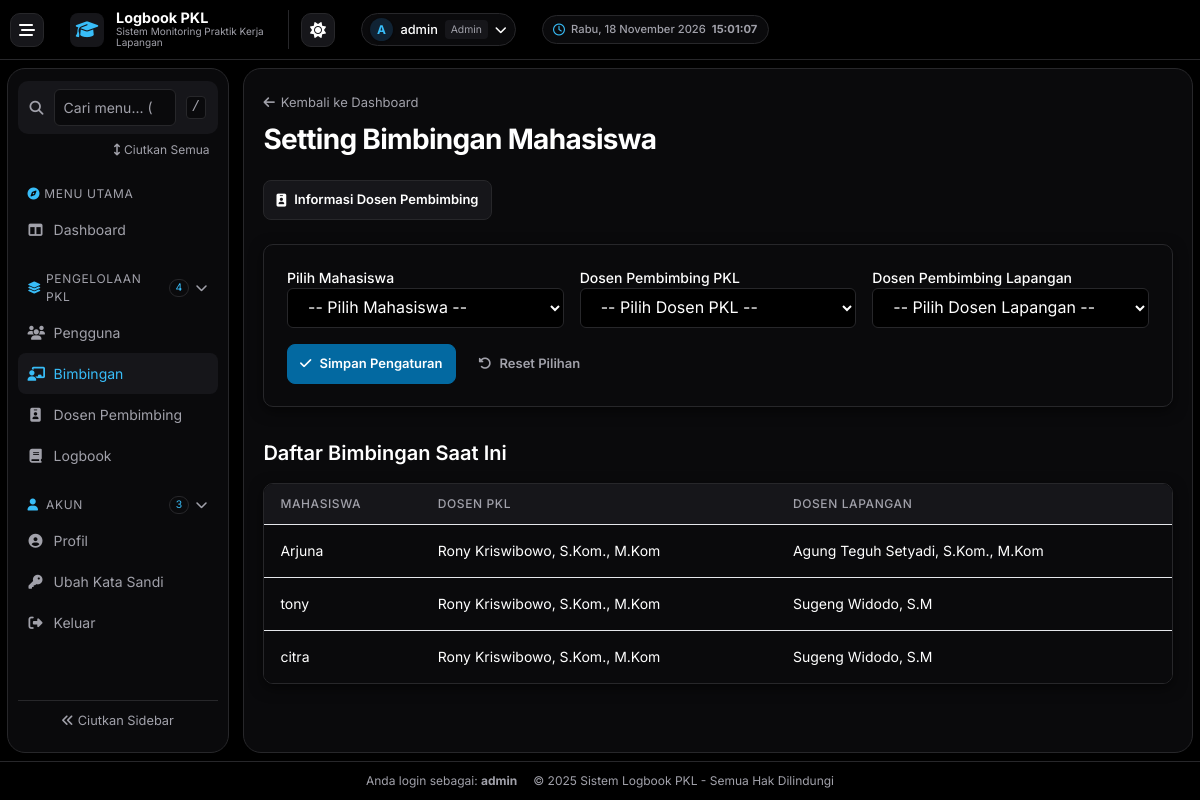
The app's page /admin/bimbingan.php (signed in), older data.
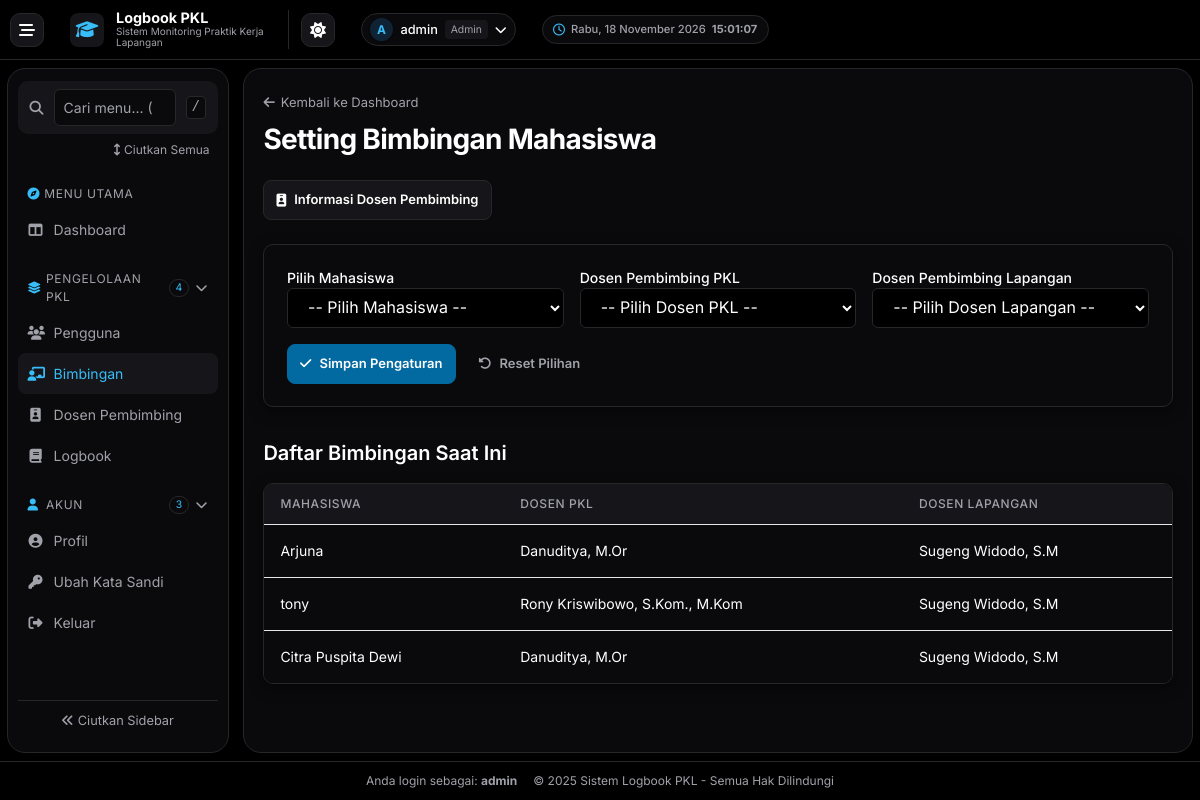
The same page, newer data.
### tables this page shows
CREATE TABLE `bimbingan` (
  `id` int(11) NOT NULL,
  `id_mahasiswa` int(11) NOT NULL,
  `id_dospem_pkl` int(11) DEFAULT NULL,
  `id_dospem_lapangan` int(11) DEFAULT NULL
);

CREATE TABLE `users` (
  `id` int(11) NOT NULL,
  `nama` varchar(100) DEFAULT NULL,
  `username` varchar(50) DEFAULT NULL,
  `password` varchar(255) DEFAULT NULL,
  `role` enum('admin','mahasiswa','dosen_pkl','dosen_lapangan') NOT NULL,
  `created_at` timestamp NOT NULL DEFAULT current_timestamp(),
  `remember_token` varchar(64) DEFAULT NULL,
  `prodi` varchar(100) DEFAULT NULL,
  `email_verified` tinyint(1) DEFAULT 0,
  `phone` varchar(15) DEFAULT NULL,
  `profile_image` varchar(255) DEFAULT NULL
);

### admin/bimbingan.php (the view, shortened to what this page needs)
<?php
include '../config/db.php';
$bimbingan_list = $conn->query("
    SELECT b.id_mahasiswa, u.nama AS mahasiswa, pkl.nama AS dospem_pkl, lapangan.nama AS dospem_lapangan
    FROM bimbingan b
    JOIN users u ON b.id_mahasiswa = u.id
    LEFT JOIN users pkl ON b.id_dospem_pkl = pkl.id
    LEFT JOIN users lapangan ON b.id_dospem_lapangan = lapangan.id
");
include '../includes/header.php';
?>
<div class="dashboard-page">
    <div class="admin-list-header">
        <div>
            <a href="dashboard.php" class="admin-list-back">
                <i class="fas fa-arrow-left" aria-hidden="true"></i> Kembali ke Dashboard
            </a>
            <h2 class="dashboard-title">Setting Bimbingan Mahasiswa</h2>
        </div>
    </div>
    <div class="mb-6 flex justify-between items-center">
        <a href="dosen_pembimbing.php" class="admin-button">
            <i class="fas fa-id-badge" aria-hidden="true"></i> Informasi Dosen Pembimbing
        </a>
    </div>
    <div class="dashboard-panel dashboard-section mb-8">
        <form method="post" class="dashboard-form-grid dashboard-form-assignments">
            <div>
                <label class="block text-sm font-medium text-gray-700">Pilih Mahasiswa</label>
                <select name="mahasiswa" required class="w-full px-4 py-2 border border-gray-300 rounded-md">
                    <option value="">-- Pilih Mahasiswa --</option>
                </select>
            </div>
            <div>
                <label class="block text-sm font-medium text-gray-700">Dosen Pembimbing PKL</label>
                <select name="dospem_pkl" required class="w-full px-4 py-2 border border-gray-300 rounded-md">
                    <option value="">-- Pilih Dosen PKL --</option>
                </select>
            </div>
            <div>
                <label class="block text-sm font-medium text-gray-700">Dosen Pembimbing Lapangan</label>
                <select name="dospem_lapangan" required class="w-full px-4 py-2 border border-gray-300 rounded-md">
                    <option value="">-- Pilih Dosen Lapangan --</option>
                </select>
            </div>
            <div class="dashboard-page-toolbar dashboard-form-actions">
                <button type="submit" class="admin-button admin-button-primary">
                    <i class="fas fa-check" aria-hidden="true"></i> Simpan Pengaturan
                </button>
                <button type="reset" class="admin-button admin-button-quiet">
                    <i class="fas fa-rotate-left" aria-hidden="true"></i> Reset Pilihan
                </button>
            </div>
        </form>
    </div>
    <h3 class="text-xl font-semibold text-gray-800 mb-4">Daftar Bimbingan Saat Ini</h3>
    <div class="dashboard-panel dashboard-table-scroll" tabindex="0" role="region" aria-label="Tabel Pengaturan Bimbingan Mahasiswa">
        <table class="min-w-full divide-y divide-gray-200">
            <thead class="bg-gray-50">
                <tr>
                    <th class="px-6 py-3 text-left text-xs font-medium text-gray-500 uppercase tracking-wider">Mahasiswa</th>
                    <th class="px-6 py-3 text-left text-xs font-medium text-gray-500 uppercase tracking-wider">Dosen PKL</th>
                    <th class="px-6 py-3 text-left text-xs font-medium text-gray-500 uppercase tracking-wider">Dosen Lapangan</th>
                </tr>
            </thead>
            <tbody class="bg-white divide-y divide-gray-200">
                <?php while ($row = $bimbingan_list->fetch_assoc()): ?>
                    <tr>
                        <td class="px-6 py-4 whitespace-nowrap text-sm text-gray-900"><?= htmlspecialchars($row['mahasiswa']) ?></td>
                        <td class="px-6 py-4 whitespace-nowrap text-sm text-gray-700"><?= htmlspecialchars($row['dospem_pkl']) ?: '–' ?></td>
                        <td class="px-6 py-4 whitespace-nowrap text-sm text-gray-700"><?= htmlspecialchars($row['dospem_lapangan']) ?: '–' ?></td>
                    </tr>
                <?php endwhile; ?>
            </tbody>
        </table>
    </div>
</div>
<?php include '../includes/footer.php'; ?>

### includes/header.php (shortened to what this page needs)
<?php
$base_path = '';
if (strpos($_SERVER['PHP_SELF'], 'admin/') !== false) {
    $base_path = '../';
} elseif (strpos($_SERVER['PHP_SELF'], 'mahasiswa/') !== false ||
          strpos($_SERVER['PHP_SELF'], 'dosen_pkl/') !== false ||
          strpos($_SERVER['PHP_SELF'], 'dosen_lapangan/') !== false) {
    $base_path = '../';
}
$role_dashboard = [
    'admin' => $base_path . 'admin/dashboard.php',
    'mahasiswa' => $base_path . 'mahasiswa/dashboard.php',
    'dosen_pkl' => $base_path . 'dosen_pkl/dashboard.php',
    'dosen_lapangan' => $base_path . 'dosen_lapangan/dashboard.php'
];
$current_role = $_SESSION['user']['role'];
$dashboard_url = $role_dashboard[$current_role] ?? '../index.php';
?>
<!DOCTYPE html>
<html lang="id">
<head>
    <script src="https://cdn.tailwindcss.com"></script>
    <link rel="stylesheet" href="https://cdnjs.cloudflare.com/ajax/libs/font-awesome/6.5.0/css/all.min.css">
    <link rel="stylesheet" href="<?= $base_path ?>assets/css/dashboard.css">
</head>
<body class="min-h-screen pkl-dashboard">
<nav class="sticky top-0 z-50" aria-label="Bilah atas">
    <div>
        <div class="flex justify-between items-center h-16">
            <div class="flex items-center space-x-4">
                <button type="button" id="dashboardSidebarToggle" class="dashboard-sidebar-toggle"
                        aria-label="Menu navigasi" aria-controls="dashboardSidebar" aria-expanded="false">
                    <i class="fas fa-bars-staggered" aria-hidden="true"></i>
                </button>
                <a href="<?= $dashboard_url ?>" class="flex items-center space-x-3">
                    <div class="w-10 h-10 bg-white rounded-lg flex items-center justify-center shadow">
                        <i class="fas fa-graduation-cap text-blue-600 text-lg" aria-hidden="true"></i>
                    </div>
                    <div class="hidden md:block">
                        <h1 class="text-lg font-bold text-white">Logbook PKL</h1>
                        <p class="text-xs text-blue-100">Sistem Monitoring Praktik Kerja Lapangan</p>
                    </div>
                </a>
            </div>
            <div class="flex items-center space-x-4">
                <button type="button" id="dashboardThemeToggle" class="dashboard-sidebar-toggle dashboard-theme-toggle"
                        aria-label="Mode gelap" aria-pressed="true" title="Ganti ke tema terang">
                    <i class="fas fa-sun" aria-hidden="true"></i>
                </button>
                <div class="hidden md:block text-right">
                    <i class="far fa-clock dashboard-clock-icon" aria-hidden="true"></i>
                    <div id="tanggal" class="text-sm font-medium text-blue-100"></div>
                    <div id="jam" class="text-xs text-white/90 time"></div>
                </div>
                <div class="relative">
                    <button id="userMenuButton" class="flex items-center space-x-3 focus:outline-none focus:ring-2 focus:ring-white/30 rounded-lg p-1">
                        <div class="w-10 h-10 rounded-full border-2 border-white overflow-hidden bg-gradient-to-r from-blue-400 to-purple-400 flex items-center justify-center shadow">
                            <?php if (isset($_SESSION['user']['profile_image']) && !empty($_SESSION['user']['profile_image'])): ?>
                                <img src="<?= $base_path ?>assets/uploads/profiles/<?= htmlspecialchars($_SESSION['user']['profile_image']) ?>"
                                     alt="Profile"
                                     class="w-full h-full object-cover">
                            <?php else: ?>
                                <span class="text-white font-bold text-lg">
                                    <?= strtoupper(substr($_SESSION['user']['nama'], 0, 1)) ?>
                                </span>
                            <?php endif; ?>
                        </div>
                        <div class="dashboard-account-label hidden md:block text-left">
                            <div class="text-sm font-medium text-white"><?= htmlspecialchars($_SESSION['user']['nama']) ?></div>
                            <div class="text-xs text-blue-100 capitalize"><?= $current_role ?></div>
                        </div>
                        <i class="fas fa-chevron-down text-white text-xs hidden md:block"></i>
                    </button>
                </div>
            </div>
        </div>
    </div>
</nav>
<div class="dashboard-layout" id="dashboardLayout">
<?php require __DIR__ . '/dashboard-sidebar.php'; ?>
<main id="dashboardMain">

### includes/dashboard-sidebar.php (shortened to what this page needs)
<?php
$current_page = basename($_SERVER['PHP_SELF']);
$active_menu_page = match ($current_page) {
    'edit_user.php', 'tambah_user.php' => 'users.php',
    'edit_logbook.php' => 'riwayat.php',
    default => $current_page,
};
$dashboard_groups = [
    'Utama' => [[$dashboard_url, 'Dashboard', 'fa-table-columns']],
];
switch ($current_role) {
    case 'admin':
        $dashboard_groups['Pengelolaan PKL'] = [
            [$base_path . 'admin/users.php', 'Pengguna', 'fa-users'],
            [$base_path . 'admin/bimbingan.php', 'Bimbingan', 'fa-chalkboard-user'],
            [$base_path . 'admin/dosen_pembimbing.php', 'Dosen Pembimbing', 'fa-id-badge'],
            [$base_path . 'admin/logbooks.php', 'Logbook', 'fa-book'],
        ];
        break;
}
$dashboard_groups['Akun'] = [
    [$base_path . 'profile.php', 'Profil', 'fa-user-circle'],
    [$base_path . 'change_password.php', 'Ubah Kata Sandi', 'fa-key'],
    [$base_path . 'logout.php', 'Keluar', 'fa-right-from-bracket'],
];
?>
<aside class="dashboard-sidebar" id="dashboardSidebar" aria-label="Menu Logbook PKL">
    <label class="dashboard-sidebar-search">
        <i class="fas fa-magnifying-glass" aria-hidden="true"></i>
        <input type="search" id="dashboardMenuSearch" placeholder="Cari menu... (Search)"
               aria-label="Cari menu" autocomplete="off">
        <kbd aria-hidden="true">/</kbd>
    </label>
    <button type="button" id="dashboardGroupToggle" class="dashboard-group-toggle">
        <i class="fas fa-arrows-up-down" aria-hidden="true"></i>
        <span>Ciutkan Semua</span>
    </button>
    <nav aria-label="Navigasi dashboard">
        <?php foreach ($dashboard_groups as $label => $links): ?>
            <div class="dashboard-sidebar-group">
                <?php if ($label === 'Utama'): ?>
                    <p><i class="fas fa-compass" aria-hidden="true"></i> Menu Utama</p>
                <?php else: ?>
                    <button type="button" class="dashboard-group-heading" aria-expanded="true"
                            aria-controls="dashboard-group-<?= $label === 'Akun' ? 'account' : 'pkl' ?>">
                        <i class="fas <?= $label === 'Akun' ? 'fa-user' : 'fa-layer-group' ?>" aria-hidden="true"></i>
                        <span><?= htmlspecialchars($label) ?></span>
                        <span class="dashboard-group-count" aria-hidden="true"><?= count($links) ?></span>
                        <i class="fas fa-chevron-down dashboard-group-chevron" aria-hidden="true"></i>
                    </button>
                <?php endif; ?>
                <div class="dashboard-group-links" id="dashboard-group-<?= $label === 'Utama' ? 'main' : ($label === 'Akun' ? 'account' : 'pkl') ?>">
                    <?php foreach ($links as [$href, $label_link, $icon]): ?>
                        <?php $menu_page = basename($href); ?>
                        <a href="<?= htmlspecialchars($href) ?>" title="<?= htmlspecialchars($label_link) ?>"
                            <?php if ($menu_page === $current_page): ?> aria-current="page"
                            <?php elseif ($menu_page === $active_menu_page): ?> class="dashboard-parent-link"<?php endif; ?>>
                            <i class="fas <?= htmlspecialchars($icon) ?>" aria-hidden="true"></i>
                            <span><?= htmlspecialchars($label_link) ?></span>
                        </a>
                    <?php endforeach; ?>
                </div>
            </div>
        <?php endforeach; ?>
    </nav>
    <button type="button" id="dashboardSidebarCollapse" class="dashboard-sidebar-collapse">
        <i class="fas fa-angles-left" aria-hidden="true"></i> <span>Ciutkan Sidebar</span>
    </button>
</aside>

### includes/footer.php
</main>
</div>
<footer>
    <div class="px-4 text-center text-gray-500">
        <?php if (isset($_SESSION['user'])): ?>
            <p>
                Anda login sebagai:
                <strong><?= htmlspecialchars($_SESSION['user']['nama']) ?></strong>
            </p>
        <?php endif; ?>
        <p class="mt-2">&copy; 2025 Sistem Logbook PKL - Semua Hak Dilindungi</p>
    </div>
</footer>
</body>
</html>

### includes/header.php (style rules this page uses)
body { font-family: 'Inter', sans-serif; }
.time { font-size: 0.875rem; line-height: 1.25rem; }

Row changes from the older to the newer data that the page shows:
changed bimbingan "Arjuna": id_dospem_pkl.nama "Rony Kriswibowo, S.Kom., M.Kom" → "Danuditya, M.Or"; id_dospem_lapangan.nama "Agung Teguh Setyadi, S.Kom., M.Kom" → "Sugeng Widodo, S.M"
changed bimbingan: id_mahasiswa.nama "citra" → "Citra Puspita Dewi"; id_dospem_pkl.nama "Rony Kriswibowo, S.Kom., M.Kom" → "Danuditya, M.Or"
